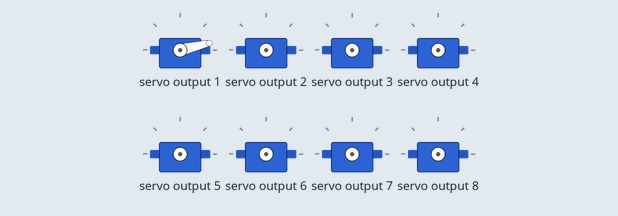
The program below on a simulated Raspberry Pi Pico running MicroPython. Shown: 8 × servo.

Above: at 0.15 s.
At 5.07 s:
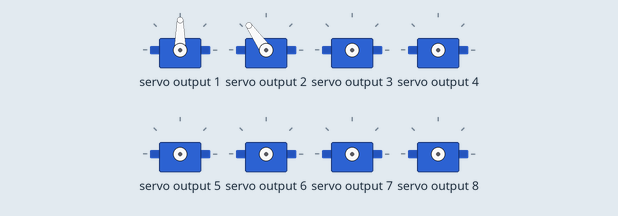
At 10.04 s:
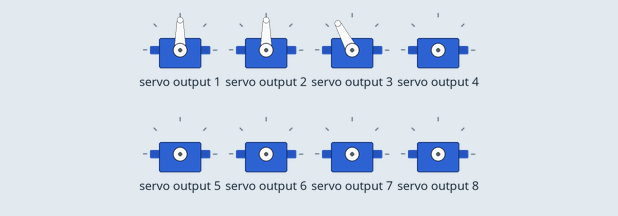
At 19.84 s:
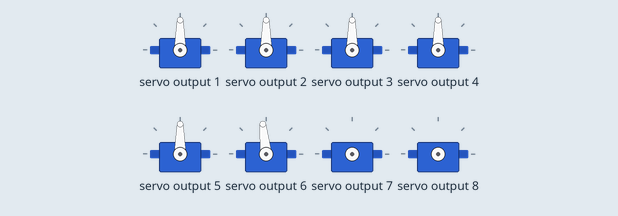
At 29.77 s:
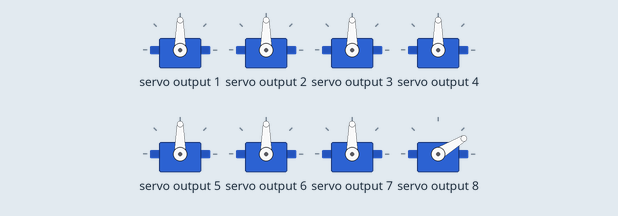
At 39.58 s:
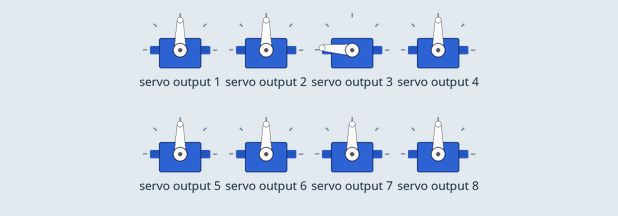
Timing chart, 0 to 40.0 s (numbered marks = the images above):
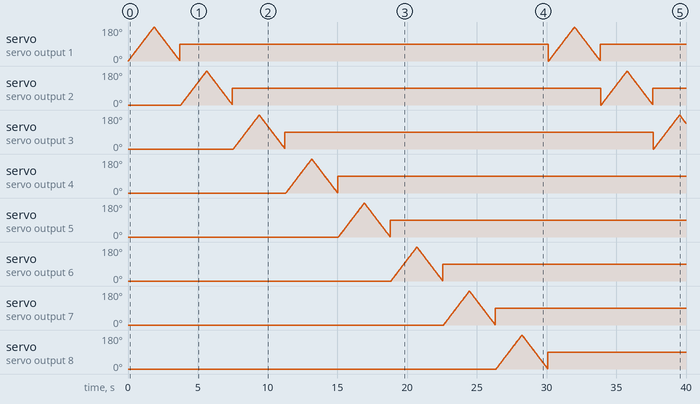

The program:

SingleServoTest.py
```python
#SingleServoTest.py
# test code that ramps each servo individually from 0-180-0
import PicoRobotics
import utime


board = PicoRobotics.KitronikPicoRobotics()
while True:

    for servo in range(8):
        for degrees in range(180):
            board.servoWrite(servo+1, degrees)
            utime.sleep_ms(10) #ramp speed over 10x180ms => approx 2 seconds.
        for degrees in range(180):
            board.servoWrite(servo+1, 180-degrees)
            utime.sleep_ms(10) #ramp speed over 10x180ms => approx 2 seconds.
        board.servoWrite(servo+1, 90)
        utime.sleep_ms(50)#pause between servos
```
